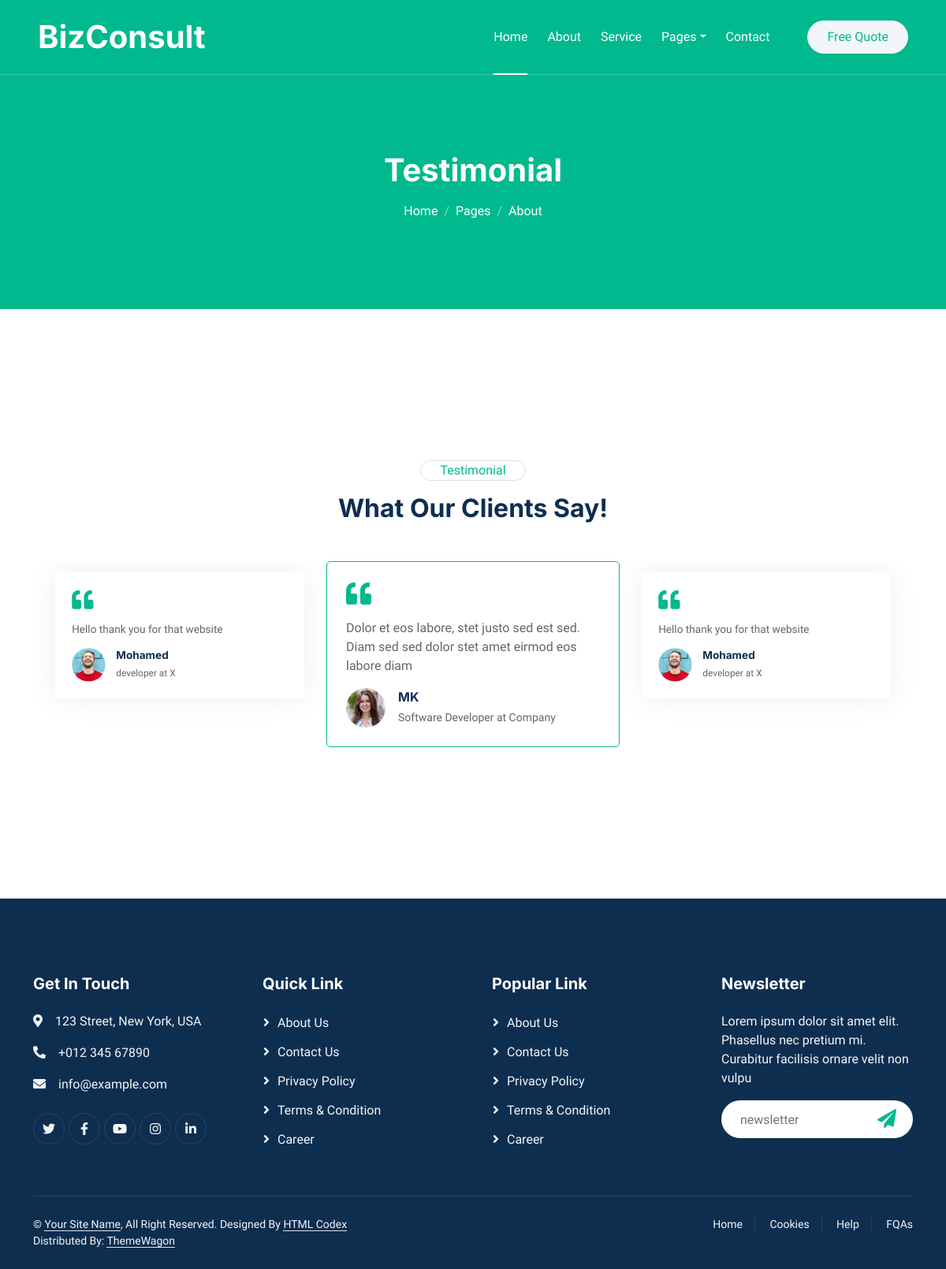
Screenshot of /testimonial with the database file from the repository.
### pages/models.py (models this page shows, shortened)
class Testimonial(models.Model):
    client_name = models.CharField(max_length=100)
    profession = models.CharField(max_length=50)
    client_image = models.ImageField(upload_to='images')
    text = models.TextField()

### pages/views.py (the view)
# urls.py: path('testimonial', views.TestimonialView.as_view(), name='testimonial'),
class TestimonialView(ListView):
    model = Testimonial
    template_name = 'testimonial.html'

### templates/testimonial.html
{% extends 'base.html' %}
{% load static %}
{% block content  %}
{% include 'breadcrumb.html' with title='Testimonial' %}
<div class="container-xxl py-6">
    <div class="container">
        <div class="mx-auto text-center wow fadeInUp" data-wow-delay="0.1s" style="max-width: 600px;">
            <div class="d-inline-block border rounded-pill text-primary px-4 mb-3">Testimonial</div>
            <h2 class="mb-5">What Our Clients Say!</h2>
        </div>
        <div class="owl-carousel testimonial-carousel wow fadeInUp" data-wow-delay="0.1s">
            {% for form in object_list  %}
            <div class="testimonial-item rounded p-4">
                <i class="fa fa-quote-left fa-2x text-primary mb-3"></i>
                <p>{{form.text}}</p>
                <div class="d-flex align-items-center">
                    <img class="img-fluid flex-shrink-0 rounded-circle" src="{{form.client_image.url}}">
                    <div class="ps-3">
                        <h6 class="mb-1">{{form.client_name}}</h6>
                        <small>{{form.profession}}</small>
                    </div>
                </div>
            </div>
            {% endfor %}
        </div>
    </div>
</div>
{% endblock content  %}

### static/css/style.css (style rules this page uses)
:root { --primary: #00B98E; --light: #F3F6F8; --dark: #0E2E50; }
.py-6 { padding-top: 6rem; padding-bottom: 6rem; }
.testimonial-carousel .owl-item .testimonial-item { box-shadow: 0 0 45px rgba(0, 0, 0, .07); border: 1px solid transparent; transform: scale(.85); transition: .5s; }
.testimonial-carousel .owl-item.center .testimonial-item { box-shadow: none; border-color: var(--primary); transform: scale(1); }
.testimonial-carousel .owl-item .testimonial-item img { width: 50px; height: 50px; }

### rows the page displays
Testimonial: text "Dolor et eos labore, stet justo sed est sed. Diam sed sed dolor stet amet eirmod eos labore diam", client_image (picture), client_name "MK", profession "Software Developer at Company"
Testimonial: text "Hello thank you for that website", client_image (picture), client_name "Mohamed", profession "developer at X"

### other values shown
{{ title }} "Testimonial"
